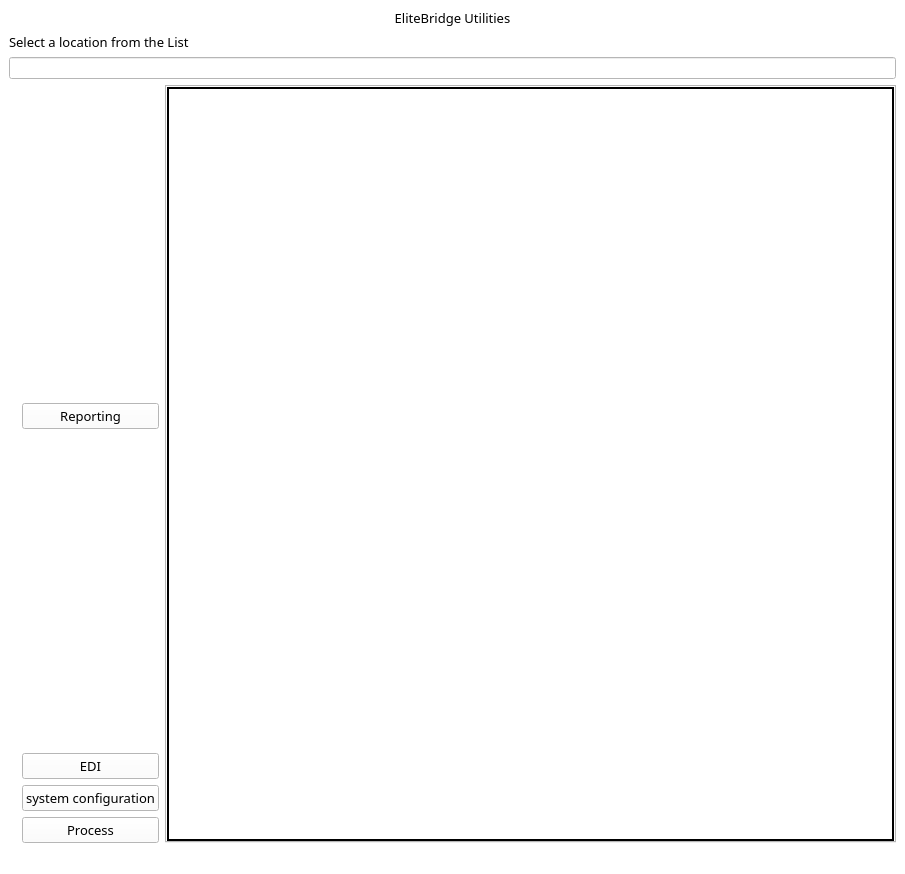
<?xml version="1.0" encoding="UTF-8"?>
<ui version="4.0">
 <class>Admin</class>
 <widget class="QMainWindow" name="Admin">
  <property name="geometry">
   <rect>
    <x>0</x>
    <y>0</y>
    <width>905</width>
    <height>874</height>
   </rect>
  </property>
  <property name="windowTitle">
   <string>MainWindow</string>
  </property>
  <property name="styleSheet">
   <string notr="true">background-color:rgb(255, 255, 255)</string>
  </property>
  <widget class="QWidget" name="centralwidget">
   <layout class="QVBoxLayout" name="verticalLayout_2">
    <item>
     <layout class="QVBoxLayout" name="verticalLayout">
      <item>
       <widget class="QLabel" name="label">
        <property name="font">
         <font>
          <family>Segoe UI Light</family>
          <pointsize>10</pointsize>
          <italic>false</italic>
          <bold>false</bold>
         </font>
        </property>
        <property name="autoFillBackground">
         <bool>false</bool>
        </property>
        <property name="styleSheet">
         <string notr="true">background-color:white;
color:black;
font: 300 10pt &quot;Segoe UI Light&quot;;</string>
        </property>
        <property name="frameShadow">
         <enum>QFrame::Sunken</enum>
        </property>
        <property name="text">
         <string>EliteBridge Utilities</string>
        </property>
        <property name="alignment">
         <set>Qt::AlignCenter</set>
        </property>
       </widget>
      </item>
      <item>
       <widget class="QLabel" name="label_2">
        <property name="font">
         <font>
          <family>Segoe UI Light</family>
          <pointsize>10</pointsize>
          <italic>false</italic>
          <bold>false</bold>
         </font>
        </property>
        <property name="styleSheet">
         <string notr="true">background-color:white;
color:black;
font: 300 10pt &quot;Segoe UI Light&quot;;</string>
        </property>
        <property name="text">
         <string>Select a location from the List</string>
        </property>
       </widget>
      </item>
      <item>
       <widget class="QLineEdit" name="databasePath"/>
      </item>
     </layout>
    </item>
    <item>
     <layout class="QGridLayout" name="gridLayout">
      <item row="0" column="0">
       <layout class="QGridLayout" name="_2">
        <item row="2" column="2">
         <widget class="QPushButton" name="btn_EDI">
          <property name="font">
           <font>
            <family>Segoe UI Light</family>
            <pointsize>10</pointsize>
            <italic>false</italic>
            <bold>false</bold>
           </font>
          </property>
          <property name="styleSheet">
           <string notr="true">background-color:white;
color:black;
font: 300 10pt &quot;Segoe UI Light&quot;;</string>
          </property>
          <property name="text">
           <string>EDI</string>
          </property>
         </widget>
        </item>
        <item row="2" column="0" colspan="2">
         <widget class="QLabel" name="label_6">
          <property name="maximumSize">
           <size>
            <width>167</width>
            <height>167</height>
           </size>
          </property>
          <property name="text">
           <string/>
          </property>
          <property name="pixmap">
           <pixmap>img/computer-check-mark-svgrepo-com.svg</pixmap>
          </property>
          <property name="scaledContents">
           <bool>true</bool>
          </property>
         </widget>
        </item>
        <item row="4" column="2">
         <widget class="QPushButton" name="btn_process">
          <property name="font">
           <font>
            <family>Segoe UI Light</family>
            <pointsize>10</pointsize>
            <italic>false</italic>
            <bold>false</bold>
           </font>
          </property>
          <property name="styleSheet">
           <string notr="true">background-color:white;
color:black;
font: 300 10pt &quot;Segoe UI Light&quot;;</string>
          </property>
          <property name="text">
           <string>Process</string>
          </property>
         </widget>
        </item>
        <item row="4" column="0" colspan="2">
         <widget class="QLabel" name="label_10">
          <property name="maximumSize">
           <size>
            <width>167</width>
            <height>167</height>
           </size>
          </property>
          <property name="text">
           <string/>
          </property>
          <property name="pixmap">
           <pixmap>img/imac-click-svgrepo-com.svg</pixmap>
          </property>
          <property name="scaledContents">
           <bool>true</bool>
          </property>
         </widget>
        </item>
        <item row="0" column="2" rowspan="2">
         <widget class="QPushButton" name="btn_reporting">
          <property name="font">
           <font>
            <family>Segoe UI Light</family>
            <pointsize>10</pointsize>
            <italic>false</italic>
            <bold>false</bold>
           </font>
          </property>
          <property name="styleSheet">
           <string notr="true">background-color:white;
color:black;
font: 300 10pt &quot;Segoe UI Light&quot;;</string>
          </property>
          <property name="text">
           <string>Reporting</string>
          </property>
         </widget>
        </item>
        <item row="3" column="0" colspan="2">
         <widget class="QLabel" name="label_9">
          <property name="maximumSize">
           <size>
            <width>167</width>
            <height>167</height>
           </size>
          </property>
          <property name="text">
           <string/>
          </property>
          <property name="pixmap">
           <pixmap>img/cog-svgrepo-com.svg</pixmap>
          </property>
          <property name="scaledContents">
           <bool>true</bool>
          </property>
         </widget>
        </item>
        <item row="3" column="2">
         <widget class="QPushButton" name="btn_sysConfig">
          <property name="font">
           <font>
            <family>Segoe UI Light</family>
            <pointsize>10</pointsize>
            <italic>false</italic>
            <bold>false</bold>
           </font>
          </property>
          <property name="styleSheet">
           <string notr="true">background-color:white;
color:black;
font: 300 10pt &quot;Segoe UI Light&quot;;</string>
          </property>
          <property name="text">
           <string>system configuration</string>
          </property>
         </widget>
        </item>
        <item row="0" column="0" colspan="2">
         <widget class="QLabel" name="label_3">
          <property name="maximumSize">
           <size>
            <width>167</width>
            <height>167</height>
           </size>
          </property>
          <property name="text">
           <string/>
          </property>
          <property name="pixmap">
           <pixmap>img/report-svgrepo-com.svg</pixmap>
          </property>
          <property name="scaledContents">
           <bool>true</bool>
          </property>
         </widget>
        </item>
       </layout>
      </item>
      <item row="0" column="1">
       <widget class="QTabWidget" name="tabWidget">
        <property name="styleSheet">
         <string notr="true">border: 2px solid black;</string>
        </property>
        <property name="currentIndex">
         <number>-1</number>
        </property>
       </widget>
      </item>
     </layout>
    </item>
   </layout>
  </widget>
  <widget class="QMenuBar" name="menubar">
   <property name="geometry">
    <rect>
     <x>0</x>
     <y>0</y>
     <width>905</width>
     <height>25</height>
    </rect>
   </property>
  </widget>
  <widget class="QStatusBar" name="statusbar"/>
 </widget>
 <resources/>
 <connections/>
</ui>
